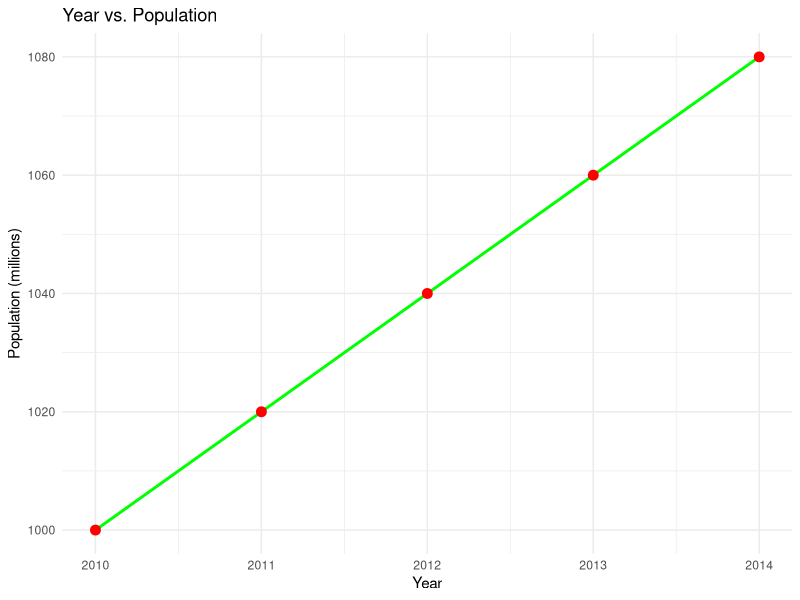

R code for this plot:
library(ggplot2)
year_population_data <- data.frame(
  Year = 2010:2014,
  Population = c(1000, 1020, 1040, 1060, 1080)
)
ggplot(year_population_data, aes(x = Year, y = Population)) +
  geom_line(color = "green", size = 1) +
  geom_point(color = "red", size = 3) +
  labs(title = "Year vs. Population",
       x = "Year",
       y = "Population (millions)") +
  theme_minimal()
